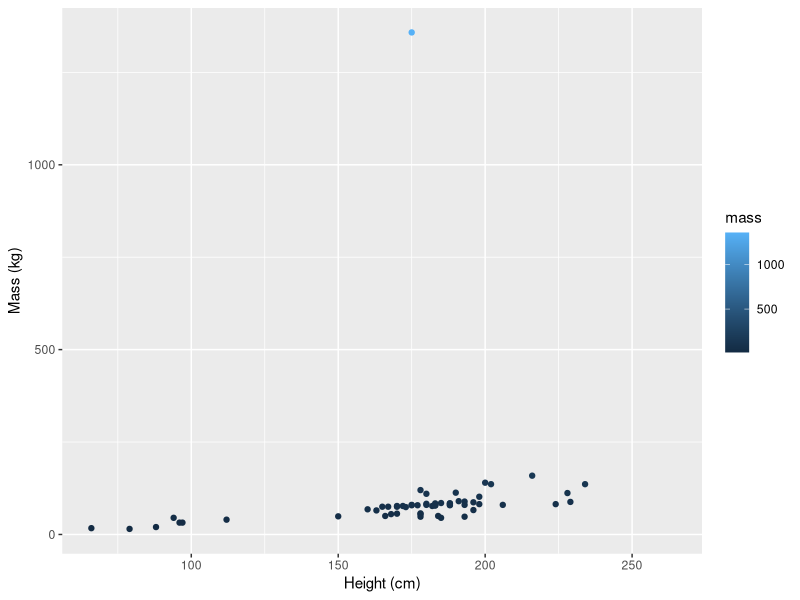
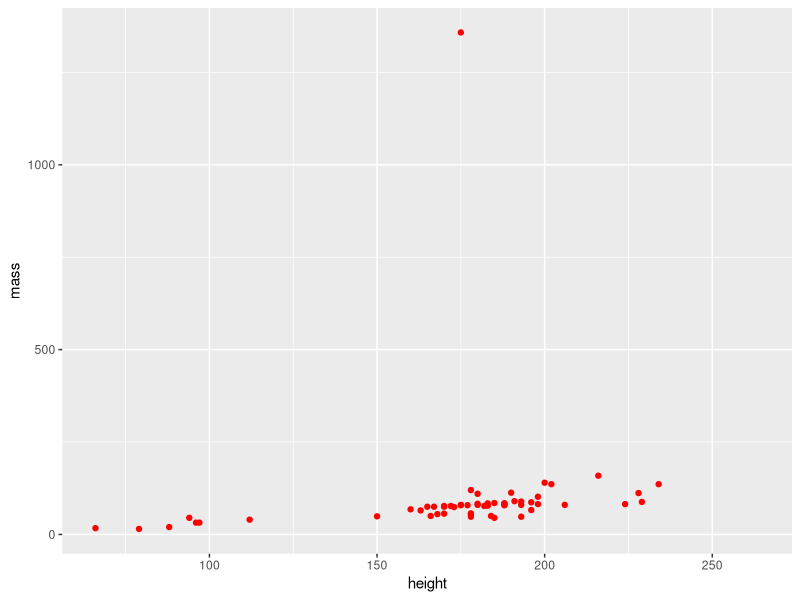
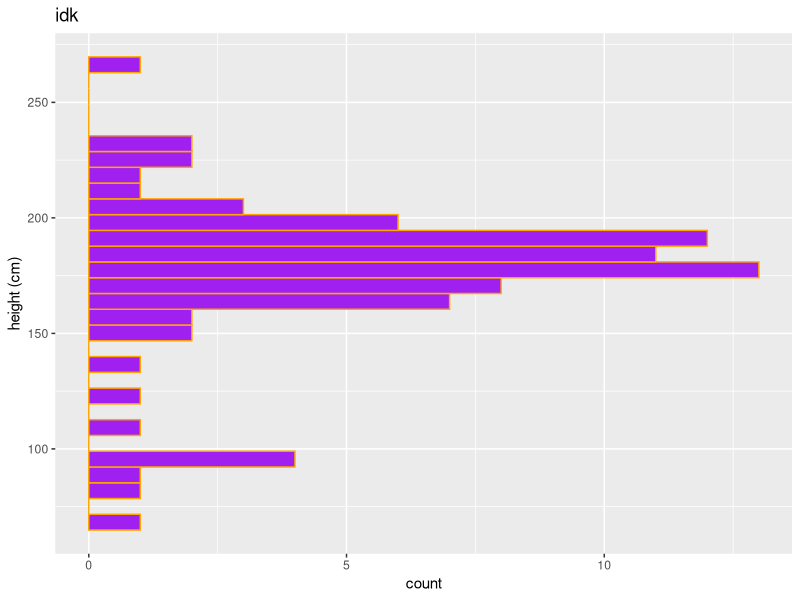

The R source for these figures, in order:
## ---- chunk 1
#| warning: false
#| 

# load libraries
library(tidyverse)

## ---- chunk 2
#| include: false 
# the code chunk can be omittted with the hash pipe above, these are called execution options ----  
# do some data exploration on the starwars df ----

head(starwars)
head(starwars, n= 50)

# the 'n' stands for amount of rows you want to see ----
tail(starwars)
dim(starwars)
dplyr::starwars

## ---- chunk 3
#| warning: false
#| echo: false




ggplot(data = starwars, aes(x = height, y = mass, color = mass)) +
         geom_point() +
  labs(x = "Height (cm)", 
       y = "Mass (kg)", tittle = "here is my title")

# labs is = labels

# if you dont want to make color based on mass, you can set the color in  the geom_point layer

ggplot(data = starwars, aes(x = height, y = mass)) +
         geom_point(color = 'red')
## ---- chunk 4
#| fig-cap: 'This is my figure caption'
#| fig-alt: a
#| warning: false
ggplot(data = starwars, aes(y = height)) +
         geom_histogram(color = 'orange', fill = 'purple') +
  labs(x = 'count', y = 'height (cm)', title = 'idk' )
## ---- chunk 5

mean(starwars$height, no.rm = FALSE)
                                                                      
sw_height_mean <- mean(starwars$height, no.rm = TRUE)

sw_height_median <- median(starwars$height, na.rm = TRUE)
sw_height_var <- var(starwars$height, na.rm = TRUE)
sw_height_sd <- sd(starwars$height, na.rm = TRUE)                                          


